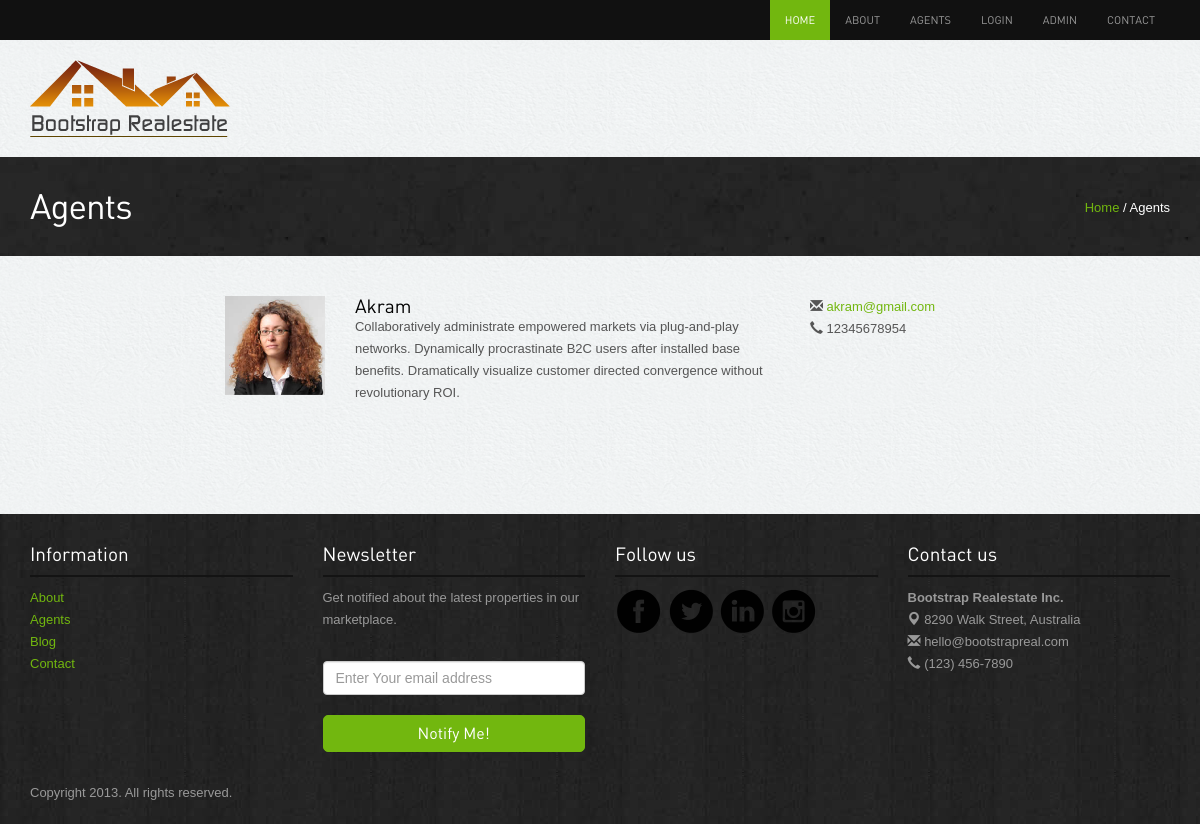
Before: /agents.php with the older database file.
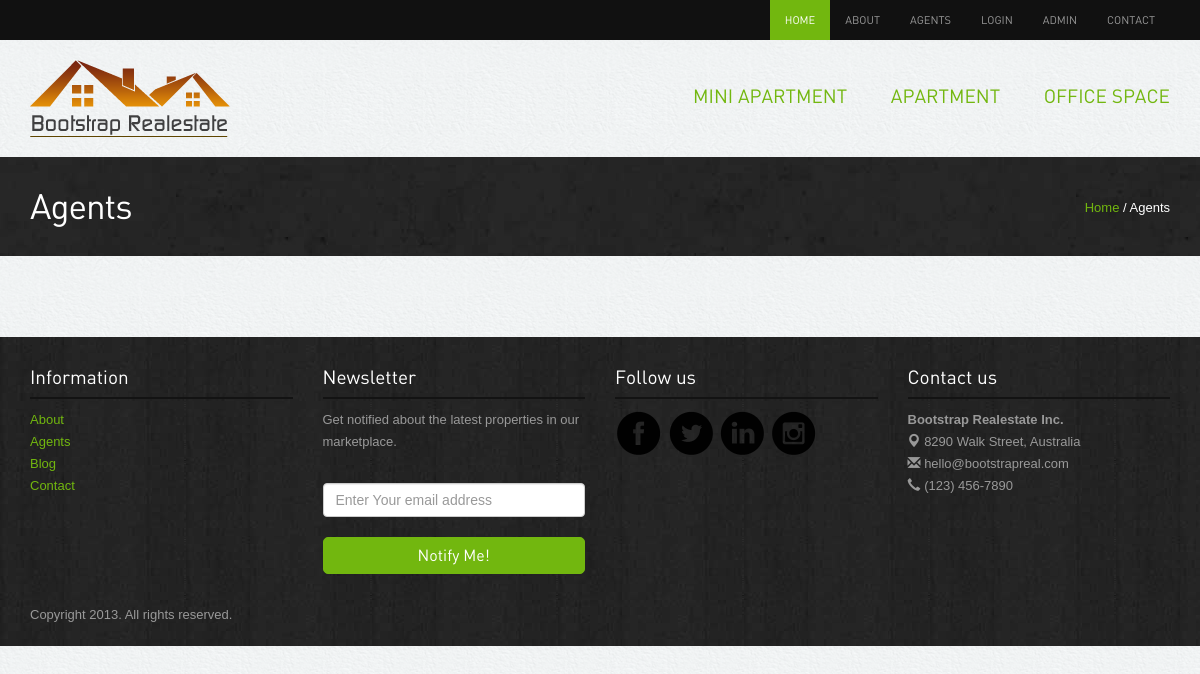
After: the same page with the newer database file.
### tables this page shows
CREATE TABLE `users` (
  `user_id` int(11) NOT NULL,
  `name` varchar(191) DEFAULT NULL,
  `email` varchar(191) NOT NULL,
  `phone` varchar(191) DEFAULT NULL,
  `otp` int(11) DEFAULT NULL,
  `status` varchar(50) DEFAULT NULL,
  `password` varchar(191) DEFAULT NULL,
  `about_me` text DEFAULT NULL,
  `address` text DEFAULT NULL,
  `image` varchar(190) DEFAULT NULL,
  `created_at` timestamp NOT NULL DEFAULT current_timestamp()
);

CREATE TABLE `category` (
  `cat_id` int(11) NOT NULL,
  `cat_name` varchar(151) NOT NULL,
  `flag` int(11) NOT NULL
);

### agents.php (the view)
<?php include'header.php';?>
<div class="inside-banner">
  <div class="container">
    <span class="pull-right"><a href="#">Home</a> / Agents</span>
    <h2>Agents</h2>
</div>
</div>
<div class="container">
<div class="spacer agents">
<div class="row">
  <div class="col-lg-8  col-lg-offset-2 col-sm-12">
      <?php
      $con = new mysqli("localhost", "root", "", "realstate");
      $query = "SELECT * FROM users WHERE status='agent'";
      $result = $con->query($query);
      if ($result->num_rows > 0) {
          foreach ($result as $key => $value) {
      ?>
      <div class="row">
        <div class="col-lg-2 col-sm-2 "><a href="#"><img src="<?php echo $value['image'];?>" class="img-responsive"  alt="agent name"></a></div>
        <div class="col-lg-7 col-sm-7 "><h4><?php echo $value['name'];?></h4><p><?php echo $value['about_me'];?></p></div>
        <div class="col-lg-3 col-sm-3 "><span class="glyphicon glyphicon-envelope"></span> <a href="mailto:abc@realestate.com"><?php echo $value['email'];?></a><br>
        <span class="glyphicon glyphicon-earphone"></span> <?php echo $value['phone'];?></div>
      </div>
      <?php }} ?>
  </div>
</div>
</div>
</div>
<?php include'footer.php';?>

### header.php (shortened to what this page needs)
<!DOCTYPE html>
<html lang="en">
<head>
 	<link rel="stylesheet" href="assets/bootstrap/css/bootstrap.css" />
  <link rel="stylesheet" href="assets/style.css"/>
<link rel="stylesheet" href="assets/owl-carousel/owl.carousel.css">
<link rel="stylesheet" href="assets/owl-carousel/owl.theme.css">
    <link rel="stylesheet" type="text/css" href="assets/slitslider/css/style.css" />
    <link rel="stylesheet" type="text/css" href="assets/slitslider/css/custom.css" />
</head>
<body>
<div class="navbar-wrapper">
        <div class="navbar-inverse" role="navigation">
          <div class="container">
            <div class="navbar-collapse  collapse">
              <ul class="nav navbar-nav navbar-right">
               <li class="active"><a href="index.php">Home</a></li>
                <li><a href="about.php">About</a></li>
                <li><a href="agents.php">Agents</a></li>
                <?php
                $con = new mysqli("localhost", "root", "", "realstate");
                  if (isset($_SESSION['admin'])=='admin') { ?>
                    <li><span style="color:white;">(<?php echo $_SESSION['name']; ?>)</span><a href="?logout=logout">Logout</a></li>
                    <?php }else{ ?>
                      <li><a href="login.php">Login</a></li>
                <?php } ?>
                <li><a href="admin/index.php">Admin</a></li>
                <li><a href="contact.php">Contact</a></li>
              </ul>
            </div>
          </div>
        </div>
    </div>
<div class="container">
<div class="header">
<a href="index.php"><img src="images/logo.png" alt="Realestate"></a>
              <ul class="pull-right">
                <?php
                   $query = "SELECT * FROM  category where flag=1 Order By cat_id desc";
                   $result = $con->query($query);
                   foreach ($result as $key => $value) {
                ?>
                <li><a href="allproduct.php?categoryid=<?php echo $value['cat_id']?>"><?php echo $value['cat_name']?></a></li>
                <?php } ?>
              </ul>
</div>
</div>

### footer.php (shortened to what this page needs)
<div class="footer">
<div class="container">
<div class="row">
            <div class="col-lg-3 col-sm-3">
                   <h4>Information</h4>
                   <ul class="row">
                <li class="col-lg-12 col-sm-12 col-xs-3"><a href="about.php">About</a></li>
                <li class="col-lg-12 col-sm-12 col-xs-3"><a href="agents.php">Agents</a></li>
                <li class="col-lg-12 col-sm-12 col-xs-3"><a href="blog.php">Blog</a></li>
                <li class="col-lg-12 col-sm-12 col-xs-3"><a href="contact.php">Contact</a></li>
              </ul>
            </div>
            <div class="col-lg-3 col-sm-3">
                    <h4>Newsletter</h4>
                    <p>Get notified about the latest properties in our marketplace.</p>
                    <form class="form-inline" role="form">
                            <input type="text" placeholder="Enter Your email address" class="form-control">
                                <button class="btn btn-success" type="button">Notify Me!</button></form>
            </div>
            <div class="col-lg-3 col-sm-3">
                    <h4>Follow us</h4>
                    <a href="#"><img src="images/facebook.png" alt="facebook"></a>
                    <a href="#"><img src="images/twitter.png" alt="twitter"></a>
                    <a href="#"><img src="images/linkedin.png" alt="linkedin"></a>
                    <a href="#"><img src="images/instagram.png" alt="instagram"></a>
            </div>
             <div class="col-lg-3 col-sm-3">
                    <h4>Contact us</h4>
                    <p><b>Bootstrap Realestate Inc.</b><br>
<span class="glyphicon glyphicon-map-marker"></span> 8290 Walk Street, Australia <br>
<span class="glyphicon glyphicon-envelope"></span> hello@bootstrapreal.com<br>
<span class="glyphicon glyphicon-earphone"></span> (123) 456-7890</p>
            </div>
        </div>
<p class="copyright">Copyright 2013. All rights reserved.	</p>
</div></div>
</body>
</html>

### assets/style.css (style rules this page uses)
body { color:#555; font:normal 13px/22px Arial; background:url(../images/bgmain.png) #eee; }
h1,h2,h3,h4,h5 { font-weight:normal; font-family: din;margin: 0;padding: 0;color: #000 }
h2 { font-size: 35px; letter-spacing: -1px;margin-bottom: 20px; }
h4 { margin: 10px 0; font-size: 19px; }
p { margin-bottom: 30px; }
a { color:#72b70f; text-decoration:none;outline: none; }
.spacer { margin-top: 40px;margin-bottom:40px; }
select,input { outline: 0; margin-bottom: 20px; }
.btn { border-radius: 5px; font-family: din; outline: none; }
.btn-success { background: #72b70f;border:1px solid #72b70f;padding:6px 20px; font-size:16px; width: 100%; }
.header { padding: 20px 0; }
.header ul { list-style: none;margin: 0; padding: 0;margin-top: 25px; }
.header ul li { display: inline-block; padding: 0 0 0 40px; }
.header ul li a { font-size: 19px;font-family: din;text-transform: uppercase; }
.navbar-inverse { background-color: #111; }
.navbar-inverse .navbar-nav > li > a { font-size: 11px;padding-top: 10px;padding-bottom: 10px;font-family: din;text-transform: uppercase; }
.navbar-inverse .navbar-nav > .active > a, .navbar-inverse .navbar-nav > .active > a:hover, .navbar-inverse .navbar-nav > .active > a:focus { background-color: #72b70f; }
.inside-banner { background:url(../images/bginside.jpg) #222;color: #fff; padding: 30px 0; }
.inside-banner h2 { margin: 0; color: #fff; }
.inside-banner span { margin-top: 10px; }
.agents .row { margin-bottom:40px; }
.footer { background:url(../images/bg.jpg) #222; padding: 20px 0; color: #999; }
.footer h4 { color: #fff;border-bottom: 2px solid #131313;margin-bottom: 10px;padding-bottom: 10px; }
.footer ul { list-style: none;padding: 0; }
.footer p.copyright { margin: 30px 0 0 0; }
.agents .row h4 { margin: 0; }

Changed rows visible on the page:
removed users: image (picture), name "Akram", about_me "Collaboratively administrate empowered markets via plug-and-play networks. Dynamically procrastinate B2C users after installed base benefits. Dramatically visualize customer directed convergence without revolutionary ROI.", email "akram@gmail.com", phone "12345678954"
added category: cat_name "MINI APARTMENT"
added category: cat_name "APARTMENT"
added category: cat_name "OFFICE SPACE"
